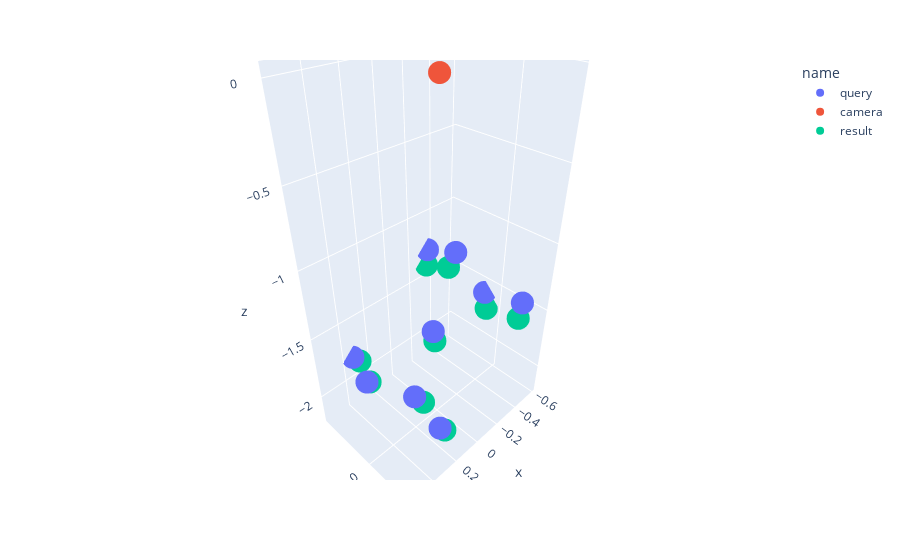

The cell this chart's notebook holds for it:
### Code cell
import plotly.express as px
import plotly.express as px
#df = points3d_result
fig = px.scatter_3d(points3d_df, x="x", y="y", z="z", color="name")
fig.show()

### Figure 1 — Plotly figure (JSON) as saved in the notebook; plotly's stock layout.template omitted (floating-point values rounded to 4 significant figures)
{"data": [{"hovertemplate": "name=query<br>x=%{x}<br>y=%{y}<br>z=%{z}<extra></extra>", "legendgroup": "query", "marker": {"color": "#636efa", "symbol": "circle"}, "mode": "markers", "name": "query", "scene": "scene", "showlegend": true, "type": "scatter3d", "x": [-0.01121, 0.3422, 0.5647, -0.3453, -0.1229, 0.1005, 0.3229, -0.5871, -0.3646], "y": [-0.05093, -0.4402, 0.01632, -0.4402, 0.01632, -0.1182, 0.3384, -0.1182, 0.3384], "z": [-1.556, -1.804, -1.511, -1.282, -0.989, -2.122, -1.829, -1.6, -1.307]}, {"hovertemplate": "name=camera<br>x=%{x}<br>y=%{y}<br>z=%{z}<extra></extra>", "legendgroup": "camera", "marker": {"color": "#EF553B", "symbol": "circle"}, "mode": "markers", "name": "camera", "scene": "scene", "showlegend": true, "type": "scatter3d", "x": [0, 0], "y": [0, 0], "z": [0, 0]}, {"hovertemplate": "name=result<br>x=%{x}<br>y=%{y}<br>z=%{z}<extra></extra>", "legendgroup": "result", "marker": {"color": "#00cc96", "symbol": "circle"}, "mode": "markers", "name": "result", "scene": "scene", "showlegend": true, "type": "scatter3d", "x": [-0.01902, 0.2975, 0.524, -0.3237, -0.09722, 0.05918, 0.2856, -0.562, -0.3356], "y": [-0.04409, -0.4295, -0.01305, -0.4295, -0.01305, -0.07513, 0.3413, -0.07512, 0.3413], "z": [-1.635, -1.863, -1.565, -1.391, -1.093, -2.177, -1.879, -1.705, -1.407]}], "layout": {"legend": {"title": {"text": "name"}, "tracegroupgap": 0}, "margin": {"t": 60}, "scene": {"domain": {"x": [0, 1], "y": [0, 1]}, "xaxis": {"title": {"text": "x"}}, "yaxis": {"title": {"text": "y"}}, "zaxis": {"title": {"text": "z"}}}}}
